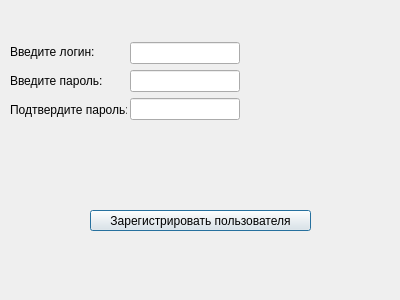
<?xml version="1.0" encoding="UTF-8"?>
<ui version="4.0">
 <class>RegDialog</class>
 <widget class="QDialog" name="RegDialog">
  <property name="geometry">
   <rect>
    <x>0</x>
    <y>0</y>
    <width>400</width>
    <height>300</height>
   </rect>
  </property>
  <property name="windowTitle">
   <string>Dialog</string>
  </property>
  <widget class="QPushButton" name="pushButton_regUsr">
   <property name="geometry">
    <rect>
     <x>90</x>
     <y>210</y>
     <width>221</width>
     <height>21</height>
    </rect>
   </property>
   <property name="text">
    <string>Зарегистрировать пользователя</string>
   </property>
  </widget>
  <widget class="QLabel" name="label_regStatus">
   <property name="geometry">
    <rect>
     <x>80</x>
     <y>160</y>
     <width>251</width>
     <height>20</height>
    </rect>
   </property>
   <property name="text">
    <string/>
   </property>
  </widget>
  <widget class="QWidget" name="layoutWidget">
   <property name="geometry">
    <rect>
     <x>130</x>
     <y>42</y>
     <width>110</width>
     <height>80</height>
    </rect>
   </property>
   <layout class="QVBoxLayout" name="verticalLayout">
    <item>
     <widget class="QLineEdit" name="lineEdit_login1"/>
    </item>
    <item>
     <widget class="QLineEdit" name="lineEdit_password1"/>
    </item>
    <item>
     <widget class="QLineEdit" name="lineEdit_password2"/>
    </item>
   </layout>
  </widget>
  <widget class="QWidget" name="layoutWidget">
   <property name="geometry">
    <rect>
     <x>10</x>
     <y>40</y>
     <width>117</width>
     <height>81</height>
    </rect>
   </property>
   <layout class="QVBoxLayout" name="verticalLayout_2">
    <item>
     <widget class="QLabel" name="label_login1">
      <property name="text">
       <string>Введите логин:</string>
      </property>
     </widget>
    </item>
    <item>
     <widget class="QLabel" name="label_password1">
      <property name="text">
       <string>Введите пароль:</string>
      </property>
     </widget>
    </item>
    <item>
     <widget class="QLabel" name="label_password2">
      <property name="text">
       <string>Подтвердите пароль:</string>
      </property>
     </widget>
    </item>
   </layout>
  </widget>
 </widget>
 <resources/>
 <connections/>
</ui>
